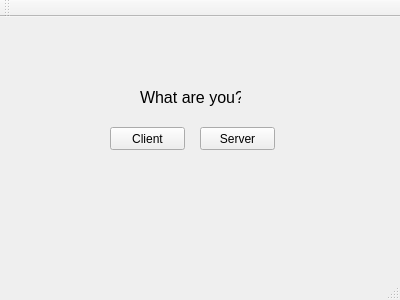
<?xml version="1.0" encoding="UTF-8"?>
<ui version="4.0">
 <class>MainWindow</class>
 <widget class="QMainWindow" name="MainWindow">
  <property name="geometry">
   <rect>
    <x>0</x>
    <y>0</y>
    <width>400</width>
    <height>300</height>
   </rect>
  </property>
  <property name="windowTitle">
   <string>Robert Arendac - 4985 Assignment 02</string>
  </property>
  <widget class="QWidget" name="centralWidget">
   <widget class="QPushButton" name="serverButton">
    <property name="geometry">
     <rect>
      <x>200</x>
      <y>110</y>
      <width>75</width>
      <height>23</height>
     </rect>
    </property>
    <property name="text">
     <string>Server</string>
    </property>
   </widget>
   <widget class="QPushButton" name="clientButton">
    <property name="geometry">
     <rect>
      <x>110</x>
      <y>110</y>
      <width>75</width>
      <height>23</height>
     </rect>
    </property>
    <property name="text">
     <string>Client</string>
    </property>
   </widget>
   <widget class="QLabel" name="label">
    <property name="geometry">
     <rect>
      <x>140</x>
      <y>60</y>
      <width>101</width>
      <height>41</height>
     </rect>
    </property>
    <property name="font">
     <font>
      <pointsize>12</pointsize>
     </font>
    </property>
    <property name="text">
     <string>What are you?</string>
    </property>
   </widget>
  </widget>
  <widget class="QMenuBar" name="menuBar">
   <property name="geometry">
    <rect>
     <x>0</x>
     <y>0</y>
     <width>400</width>
     <height>21</height>
    </rect>
   </property>
  </widget>
  <widget class="QToolBar" name="mainToolBar">
   <attribute name="toolBarArea">
    <enum>TopToolBarArea</enum>
   </attribute>
   <attribute name="toolBarBreak">
    <bool>false</bool>
   </attribute>
  </widget>
  <widget class="QStatusBar" name="statusBar"/>
 </widget>
 <layoutdefault spacing="6" margin="11"/>
 <resources/>
 <connections/>
</ui>
